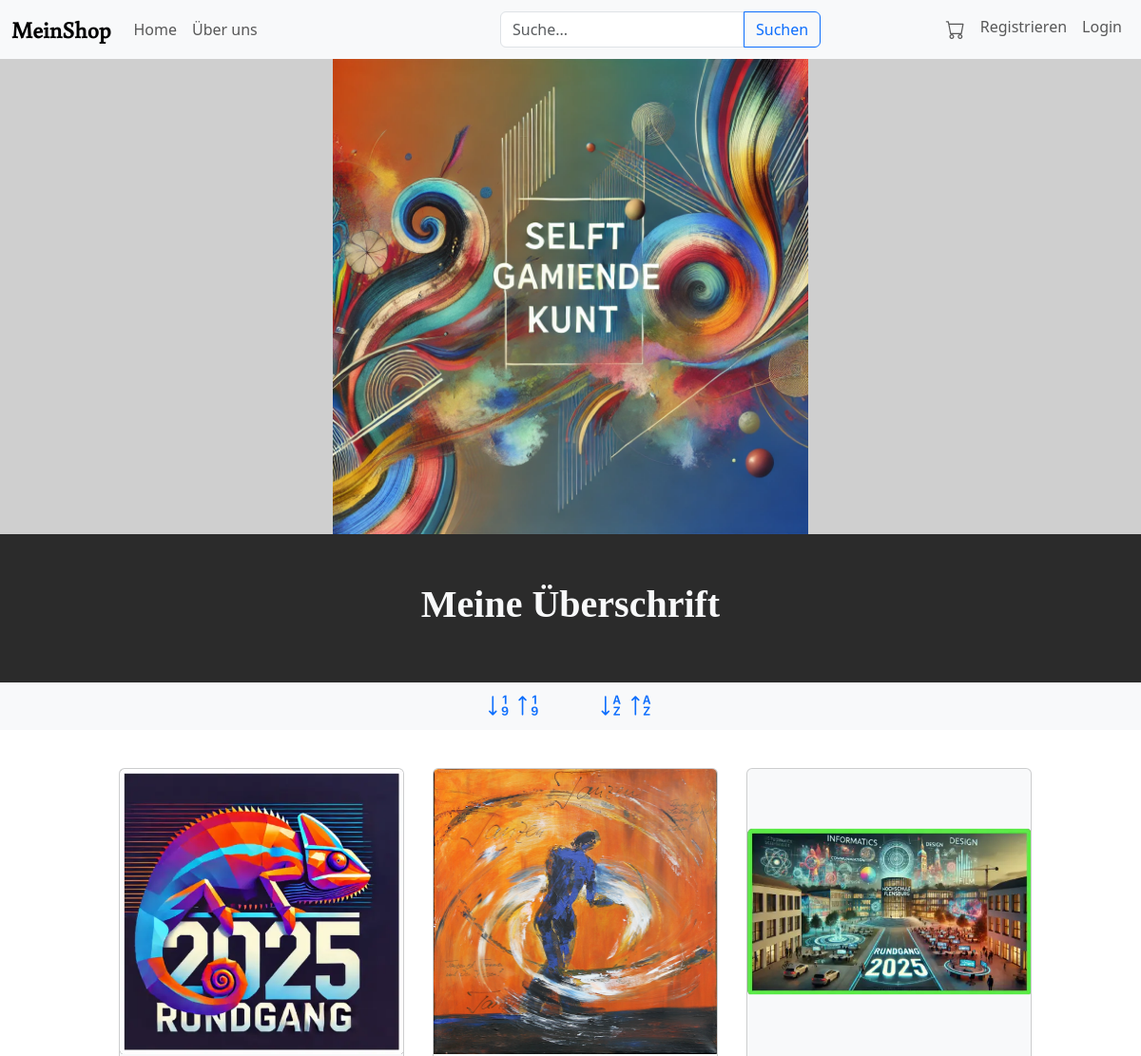
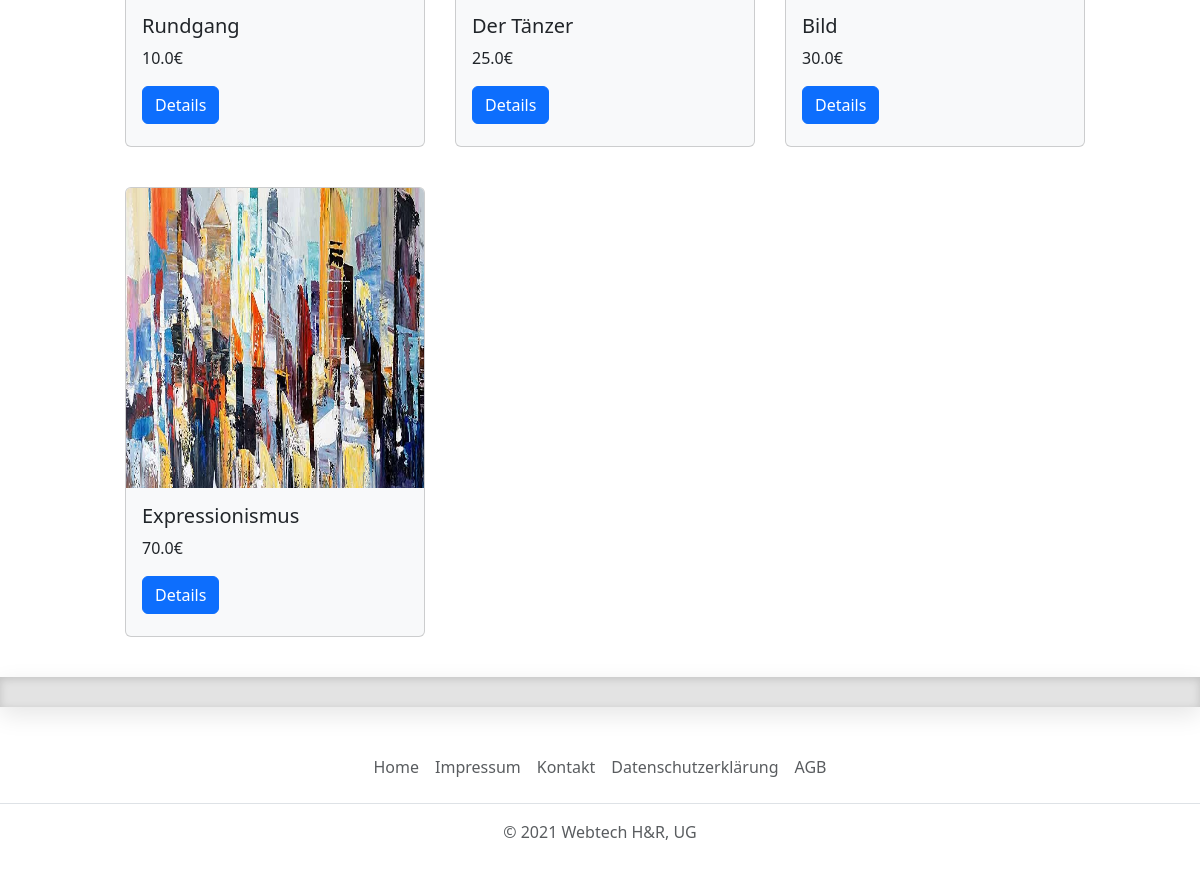
/?sort=preis, run on the app's committed database (2 pictures, top to bottom).
### myShop/models.py (models this page shows, shortened)
class Product(models.Model):
    titel = models.CharField(max_length=50)
    preis = models.FloatField()
    breite = models.FloatField()
    höhe = models.FloatField()
    farbe = models.CharField(max_length=30)
    material = models.CharField(max_length=30)
    beschreibung = models.TextField()
    datum = models.DateField(auto_now=False, auto_now_add=True)
    ist_verkauft = models.BooleanField(default=False)

class ProductImage(models.Model):
    produkt = models.ForeignKey(Product, related_name='images', on_delete=models.CASCADE)
    image = models.ImageField(upload_to='productImages/')

### myShop/views.py (the view)
# urls.py: path('', views.ProductListView.as_view(), name='product_list'),
@method_decorator(csrf_exempt, name='dispatch')
class ProductListView(ListView):
    model = Product
    template_name = 'product_list.html'
    context_object_name = 'products'
    ordering = None
    def get_context_data(self, **kwargs):
        context = super().get_context_data(**kwargs)
        context['headerGallery'] = HeaderGallery.objects.all()
        return context
    def get_queryset(self):
        queryset = Product.objects.filter(ist_verkauft=False)
        sort_field = self.request.GET.get('sort')
        query = self.request.GET.get('q')
        if query:
            queryset = queryset.filter(
                Q(titel__icontains=query) | Q(beschreibung=query)  # Suche in zwei Feldern
            )
        if sort_field:
            queryset = queryset.order_by(sort_field)
        return queryset

### myShop/templates/product_list.html (shortened to what this page needs)
{% extends "base.html" %}
{% load static %}
    {% block content %}
    <div style="height: 500px">
        <my-gallery imgs="
            {% for werbung in headerGallery.all%}
            {{werbung.image.url}} {% if not forloop.last %}, {% endif %}
            {% endfor %}
        "></my-gallery>
      </div>
      <section class="greyHead">
        <h1>Meine Überschrift</h1>
      </section>
      <div class="filter">
        <div>
          <a href="?sort=preis"><i class="bi bi-sort-numeric-down" style="font-size: 1.7em"></i></a>
          <a href="?sort=-preis"><i class="bi bi-sort-numeric-up" style="font-size: 1.7em"></i></a>
        </div>
        <div>
          <a href="?sort=titel"><i class="bi bi-sort-alpha-down" style="font-size: 1.7em"></i></a>
          <a href="?sort=-titel"><i class="bi bi-sort-alpha-up" style="font-size: 1.7em"></i></a>
        </div>
      </div>
    <div class="productGrid">
        {% for product in products %}
        <div class="card product bg-light" style="height: 450px; width: 100%;">
            <img class="card-img-top" style="height: 300px" src="{{product.images.first.image.url}}" alt="Card image cap">
            <div class="card-body ">
              <h5 class="card-title">{{product.titel}}</h5>
              <p class="card-text">{{product.preis}}€</p>
              <a href="{% url 'product_detail' product.pk %}" class="btn btn-primary">Details</a>
            </div>
        </div>
        {% endfor %}
      </div>
        {% endblock content %}

### myShop/static/style.css (style rules this page uses)
* { box-sizing: border-box; }
.greyHead h1 { font-family: 'HenriDidot'; text-align: center; font-weight: bold; }
.greyHead { background-color: #2b2b2b; color: #f8f9fa; width: 100%; padding: 50px; }
body { background-color: #ffffff; }
.productGrid { padding: 35px 50px; display: grid; grid-template-columns: repeat(auto-fit, minmax(250px, 300px)); gap: 30px; width: 100%; justify-content: center; }
.product { margin: 5px; width: 300px; height: 300px; transition: 0.5s ease; }
.filter { height: 50px; width: 100%; background-color: #f8f9fa; display: flex; justify-content:center; align-items: center; gap: 60px; }

### data on the page
Product: images.first.image (picture), titel "Rundgang", preis "10.0"
Product: images.first.image (picture), titel "Der Tänzer", preis "25.0"
Product: images.first.image (picture), titel "Bild", preis "30.0"
Product: images.first.image (picture), titel "Expressionismus", preis "70.0"
